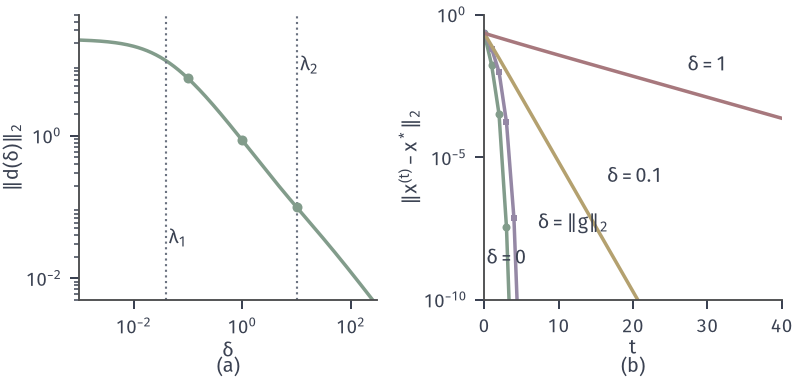

Write Python code to recreate this figure.
from pathlib import Path
import sys
ROOT = next(p for p in Path(__file__).resolve().parents if (p/'build.sh').is_file() and (p/'tex/book.tex').is_file())
sys.path.insert(0, str(ROOT/'figures/00-shared/mathematical-preliminaries-upper/00-shared/comprehension-figures'))
from support import figure, save, BLUE, GREEN, YELLOW, RED, PURPLE, INK, MUTED, GRID, BLUE_FILL, GREEN_FILL, YELLOW_FILL, RED_FILL, PURPLE_FILL
import numpy as np
HERE = Path(__file__).resolve().parent
STROKE = '#4C4D4F'
# 贯穿全章的目标 f(x)=0.5(x1-1)^2+(x2-x1^2)^2，最优解 (1,1)。
def f(x):
    u = x[1]-x[0]**2
    return .5*(x[0]-1)**2+u**2
def grad(x):
    u = x[1]-x[0]**2
    return np.array([x[0]-1-4*x[0]*u, 2*u])
def hess(x):
    u = x[1]-x[0]**2
    return np.array([[1-4*u+8*x[0]**2, -4*x[0]], [-4*x[0], 2.]])
XS = np.array([1., 1.])
def panel(fig, left, right, top, bottom, wspace=.3):
    fig.set_layout_engine(None)
    fig.subplots_adjust(left=left, right=right, top=top, bottom=bottom, wspace=wspace)
def tags(fig, axes, y=.015):
    for ax, s in zip(axes, ('(a)', '(b)', '(c)', '(d)')):
        p = ax.get_position(); fig.text((p.x0+p.x1)/2, y, s, ha='center', va='bottom')
def grid2(a, b, c, d, n=600):
    X, Y = np.meshgrid(np.linspace(a, b, n), np.linspace(c, d, n))
    return X, Y
def region(ax, a, b, c, d):
    t = np.linspace(a, b, 300); y = t**2+.25
    ax.fill_between(t, y, d, color=RED_FILL, lw=0, zorder=0)
    ax.plot(t, y, color=STROKE, lw=.85, ls=(0, (3, 2)), zorder=1)
    ax.set_xlim(a, b); ax.set_ylim(c, d)
def arrow(ax, p, q, color=GREEN, lw=1.3, z=4):
    ax.annotate('', xy=q, xytext=p, zorder=z, arrowprops=dict(arrowstyle='-|>,head_width=.17,head_length=.34', color=color, lw=lw, shrinkA=0, shrinkB=0))

fig, axes = figure(width_mm=112, height_mm=54, ncols=2)
panel(fig, .1, .985, .96, .215, .36)
a, b = axes
p = np.array([-1., 1.2]); G = grad(p); H_ = hess(p)
D = np.logspace(-3, 2.5, 200); N = [np.linalg.norm(np.linalg.solve(H_+t*np.eye(2), -G)) for t in D]
a.loglog(D, N, color=GREEN, lw=1.4)
marks = [.1, 1, 10]
for t in marks:
    n_ = np.linalg.norm(np.linalg.solve(H_+t*np.eye(2), -G)); a.plot([t], [n_], 'o', ms=4, color=GREEN, mew=0, zorder=5)
a.axvline(np.linalg.eigvalsh(H_)[0], color=MUTED, lw=.85, ls=':'); a.axvline(np.linalg.eigvalsh(H_)[1], color=MUTED, lw=.85, ls=':')
a.text(.044, .03, '$\\lambda_1$', ha='left'); a.text(11.5, 8, '$\\lambda_2$', ha='left')
a.set_xlabel('$\\delta$', labelpad=1); a.set_ylabel('$\\Vert d(\\delta)\\Vert_2$', labelpad=1); a.set_xlim(1e-3, 300); a.set_ylim(5e-3, 50); a.set_xticks([1e-2, 1, 100]); a.set_yticks([1e-2, 1])
def err(dfun, n, x0=(.9, .8)):
    x = np.array(x0); E = [np.linalg.norm(x-XS)]
    for t in range(n):
        d_ = np.linalg.solve(hess(x)+dfun(t, x)*np.eye(2), -grad(x)); x = x+d_; E.append(np.linalg.norm(x-XS))
    return E
E0 = err(lambda t, x: 0., 4); E1 = err(lambda t, x: .1, 26); E2 = err(lambda t, x: 1., 40); E3 = err(lambda t, x: np.linalg.norm(grad(x)), 7)
b.semilogy(range(len(E0)), E0, color=GREEN, lw=1.4, marker='o', ms=3.2, mew=0); b.semilogy(range(len(E3)), E3, color=PURPLE, lw=1.4, marker='s', ms=2.8, mew=0); b.semilogy(range(len(E1)), E1, color=YELLOW, lw=1.4); b.semilogy(range(len(E2)), E2, color=RED, lw=1.4)
b.text(.3, 3e-9, '$\\delta=0$', ha='left', va='center'); b.text(7.2, 5e-8, '$\\delta=\\Vert g\\Vert_2$', ha='left', va='center'); b.text(16.5, 2.2e-6, '$\\delta=0.1$', ha='left', va='center'); b.text(30, 8e-3, '$\\delta=1$', ha='center', va='bottom')
b.set_xlabel('$t$', labelpad=1); b.set_ylabel('$\\Vert x^{(t)}-x^*\\Vert_2$', labelpad=1); b.set_ylim(1e-10, 1); b.set_xlim(0, 40); b.set_yticks([1e-10, 1e-5, 1])
tags(fig, axes); save(fig, HERE, 'figure', {'a_point': p.tolist(), 'b_start': [.9, .8], 'delta_cases': [0, .1, 1, 'norm g']})
